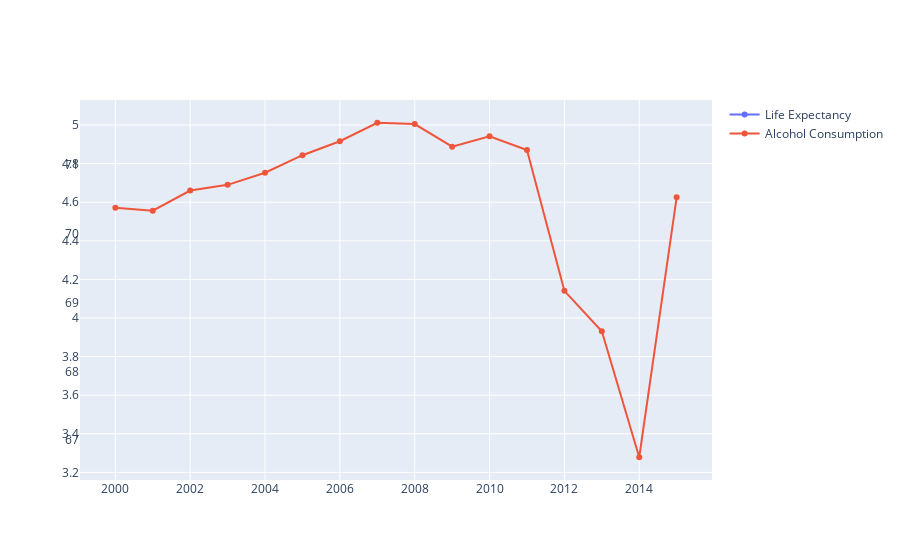

This figure's notebook cell:
### Code cell
# Add alcohol consumption trace
fig.add_trace(go.Scatter(x=average_data['Year'],
y=average_data['Alcohol'],
mode='lines+markers', name='Alcohol Consumption',yaxis='y2'))

### Figure 1 — Plotly figure (JSON) as saved in the notebook; plotly's stock layout.template omitted (floating-point values rounded to 4 significant figures)
{"data": [{"mode": "lines+markers", "name": "Life Expectancy", "type": "scatter", "x": [2000, 2001, 2002, 2003, 2004, 2005, 2006, 2007, 2008, 2009, 2010, 2011, 2012, 2013, 2014, 2015], "y": [66.75, 67.13, 67.35, 67.43, 67.65, 68.21, 68.67, 69.04, 69.43, 69.94, 70.05, 70.65, 70.92, 71.13, 71.54, 71.62], "yaxis": "y"}, {"mode": "lines+markers", "name": "Alcohol Consumption", "type": "scatter", "x": [2000, 2001, 2002, 2003, 2004, 2005, 2006, 2007, 2008, 2009, 2010, 2011, 2012, 2013, 2014, 2015], "y": [4.571, 4.556, 4.661, 4.69, 4.753, 4.844, 4.916, 5.012, 5.005, 4.888, 4.942, 4.87, 4.141, 3.931, 3.279, 4.625], "yaxis": "y2"}], "layout": {}}
